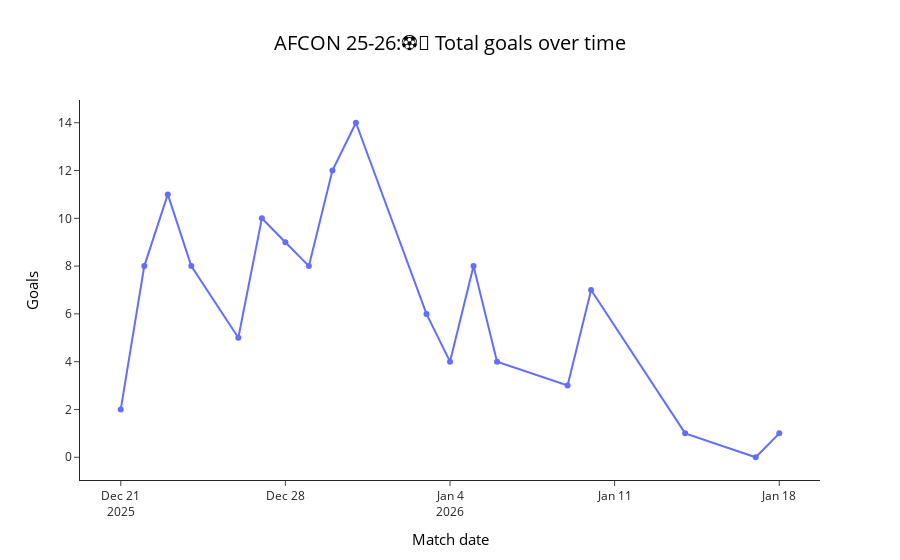

Here is the notebook cell this chart was saved with:
### Markdown cell above
<h2> Goals anlysis </h2>

### Code cell
# Total Goals over time 
time_goals=afcon.groupby("date")["total_goals"].sum()
fig=px.line(time_goals,title="AFCON 25-26:⚽📅 Total goals over time",markers=True,labels={"value":"Goals"})
fig.update_layout(xaxis_title="Match date",yaxis_title="Goals",template="simple_white",showlegend=False,title_x=0.5,title_font=dict(size=20,color="black"),xaxis_title_font=dict(size=15,color="black"),yaxis_title_font=dict(size=15,color="black"))
fig.show()

### Figure 1 — Plotly figure (JSON) as saved in the notebook; plotly's stock layout.template omitted (floating-point values rounded to 4 significant figures)
{"data": [{"hovertemplate": "variable=total_goals<br>date=%{x}<br>Goals=%{y}<extra></extra>", "legendgroup": "total_goals", "line": {"color": "#636efa", "dash": "solid"}, "marker": {"symbol": "circle"}, "mode": "lines+markers", "name": "total_goals", "orientation": "v", "showlegend": true, "type": "scatter", "x": ["2025-12-21", "2025-12-22", "2025-12-23", "2025-12-24", "2025-12-26", "2025-12-27", "2025-12-28", "2025-12-29", "2025-12-30", "2025-12-31", "2026-01-03", "2026-01-04", "2026-01-05", "2026-01-06", "2026-01-09", "2026-01-10", "2026-01-14", "2026-01-17", "2026-01-18"], "xaxis": "x", "y": [2, 8, 11, 8, 5, 10, 9, 8, 12, 14, 6, 4, 8, 4, 3, 7, 1, 0, 1], "yaxis": "y"}], "layout": {"legend": {"title": {"text": "variable"}, "tracegroupgap": 0}, "showlegend": false, "title": {"font": {"color": "black", "size": 20}, "text": "AFCON 25-26:⚽📅 Total goals over time", "x": 0.5}, "xaxis": {"anchor": "y", "domain": [0, 1], "title": {"font": {"color": "black", "size": 15}, "text": "Match date"}}, "yaxis": {"anchor": "x", "domain": [0, 1], "title": {"font": {"color": "black", "size": 15}, "text": "Goals"}}}}
